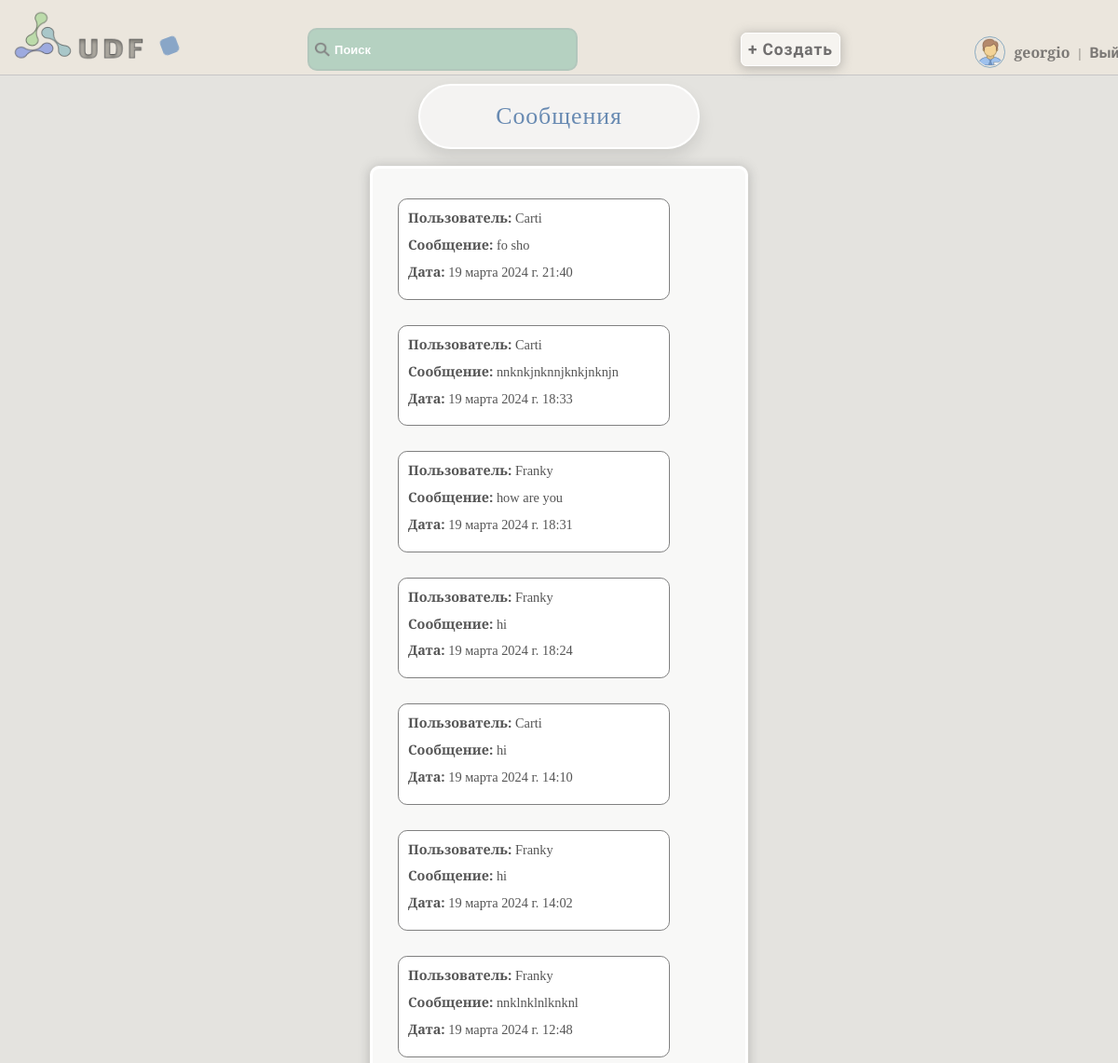
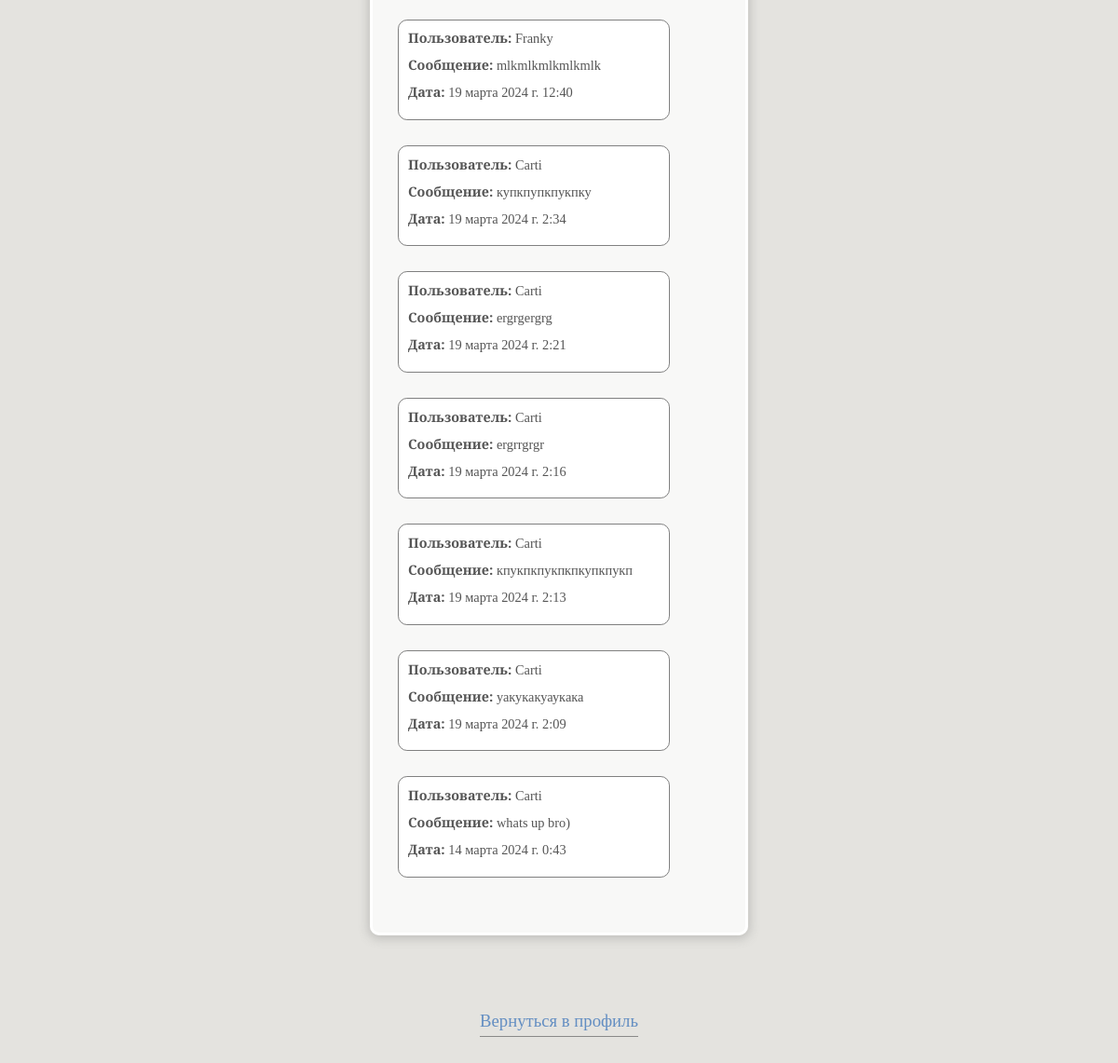
The page /accounts/inbox/ (signed in) on the database its author committed (2 pictures, top to bottom).
### accounts/models.py (models this page shows, shortened)
class User(AbstractUser):
    username = models.CharField(max_length=150, unique=True, verbose_name='Имя')
    password = models.CharField(max_length=128, null=False, blank=False, verbose_name='Пароль')
    bio = models.TextField(blank=True, verbose_name='Биография')
    country = models.CharField(max_length=50, blank=True, verbose_name='Страна')
    city = models.CharField(max_length=50, blank=True, verbose_name='Город')
    is_online = models.BooleanField(default=False, verbose_name='Статус')
    occupation = models.CharField(max_length=50, blank=True, verbose_name='Род деятельности')
    avatar = models.ImageField(upload_to='avatars', blank=True, verbose_name='Аватар')
    date_joined = models.DateTimeField(auto_now_add=True, verbose_name='Дата')
    email = models.EmailField(unique=True)
    gender_choices = [
        ('M', 'Мужской'),
        ('F', 'Женский'),
    ]
    gender = models.CharField(max_length=1, choices=gender_choices, blank=True, verbose_name='Пол')
    age = models.IntegerField(blank=True, null=True, verbose_name='Возраст')
    last_login = models.DateTimeField(default=timezone.now)
    groups = None
    user_permissions = None
    def is_online(self):
        return (timezone.now() - self.last_login).seconds < 3600

class Message(models.Model):
    sender = models.ForeignKey(User, related_name='sent_messages', on_delete=models.CASCADE)
    recipient = models.ForeignKey(User, related_name='received_messages', on_delete=models.CASCADE)
    content = models.TextField()
    timestamp = models.DateTimeField(auto_now_add=True)
    is_read = models.BooleanField(default=False)

### accounts/views.py (the view)
# urls.py: path('inbox/', inbox, name='inbox'),
@login_required
def inbox(request):
    unread_messages = Message.objects.filter(recipient=request.user, is_read=False)
    for message in unread_messages:
        message.is_read = True
        message.save()
    messages = Message.objects.filter(recipient=request.user).order_by('-timestamp')
    return render(request, 'messages/inbox.html', {'messages': messages})

### accounts/templates/messages/inbox.html
{% extends 'core/base.html' %}
{% block content %}
  <h1>Сообщения</h1>
  <div class="inbox-message">
  {% if messages %}
    <ul>
      {% for message in messages %}
        <li>
          <strong>Пользователь:</strong> {{ message.sender.username }}<br>
          <strong>Сообщение:</strong> {{ message.content }}<br>
          <strong>Дата:</strong> {{ message.timestamp }}
        </li>
      {% endfor %}
    </ul>
  {% else %}
    <p>Сообщений нет</p>
  {% endif %}
</div>
<a class="back-profile" href="{% url 'bio_view' %}">Вернуться в профиль</a>
{% endblock %}

### core/templates/core/base.html (shortened to what this page needs)
<!DOCTYPE html>
{% load static %}
<html lang="en">
<head>
    <link rel="stylesheet" href="{% static 'css/style.css' %}">
    <link rel="stylesheet" href="{% static 'css/media_window.css' %}">
</head>
<body class="loaded">
<div class="menu">
    <div class="wrap">
        <div class="logo" id="logo_animated">
            <a class="logo-menu" href="{% url 'base_with_articles' %}"><img src="{% static 'images/logo.png' %}" alt="logo"></a>
        </div>
        <div class="shape"></div>
        <ul>
            <li>
                <label class="search-icon">
                    <img src="{% static 'images/search.png' %}" alt="Search">
                </label>
                <input class="search-input" type="text" placeholder="Поиск" id="search-input">
            </li>
            <li>
                <a class="add-button" href="{% url 'add_article' %}">
                    <button class="animated_bt" type="button">+ Создать</button>
                </a>
            </li>
            {% if user.is_authenticated %}
            {% if not is_public_profile %}
            <li>
                {% if user.avatar %}
                 <img class="menu-avatar" src="{{ user.avatar.url }}" alt="{{ user.username }} Avatar">
                 {% else %}
                 <img class="menu-avatar" src="{% static 'images/standart_img.png' %}" alt="Default Avatar">
                {% endif %}
                <a  style="font-family:Spectral SC,serif;" href="{% url 'user_profile' %}">{{ user.username }}</a> | <a  href="{% url 'logout' %}">Выйти</a>
            </li>
            {% endif %}
            {% endif %}
        </ul>
    </div>
</div>
<div class="container">
    <div class="wrap">
        {% block content %}{% endblock %}
    </div>
</body>
</html>

### core/static/css/style.css (style rules this page uses)
body { margin: 0; padding: 0; background: rgba(93, 82, 57, 0.16); zoom: 0.9; height: 100vh; opacity: 0; }
.menu .wrap { display: flex; position: fixed; z-index: 1000; flex-wrap: nowrap; width: 100%; justify-content: space-between; align-items: center; border-bottom: 2px solid rgb(199, 198, 198); padding: 11px; background: rgba(236, 231, 221, 0.93); }
.menu .logo-menu, .menu ul { display: inline-block; vertical-align: middle; }
.menu ul { flex-grow: 1; display: flex; list-style: none; padding: 0; margin: 0; align-items: baseline; justify-content: space-evenly; }
.menu ul li:last-child { margin-right: 0; position: relative; left: 11%; top: 16px; }
.menu ul li:first-child { margin-right: 0; position: relative; left: 1%; top: 11px; }
.menu ul li:nth-child(2) { margin-right: 0; position: relative; left: 7%; top: 12px; }
ul input { padding: 14px; border-radius: 11px; width: 290px; background: rgba(163, 201, 184, 0.74); color: #646363; margin-right: 11px; font-size: 1em; font-weight: bold; border: 3px solid rgba(171, 170, 170, 0.24); text-indent: 16px; transition: background-color ease-in-out 0.3s; }
.search-input::placeholder { color: #ffffff; font-size: 0.9em; }
ul button { padding: 8px; border-radius: 7px; background: rgba(255, 255, 255, 0.57); font-size: 1.1em; font-family: Play, serif; font-weight: bold; letter-spacing: 1px; box-shadow: 0 2px 12px 2px rgba(112, 110, 110, 0.36); color: rgba(82, 81, 81, 0.82); border: 1px solid rgb(255, 255, 255); transition: background-color ease-in-out 0.3s, color ease-in-out 0.3s; }
.menu ul li a { text-decoration: none; color: rgba(65, 64, 64, 0.66); font-weight: bold; font-size: 1.1em; font-family: Play, serif; padding: 6px; transition: color ease-in-out 0.3s; }
.search-icon { position: relative; left:10%; top: 3px; padding:7px; }
.logo-menu { opacity: 0.9; transition: opacity ease-in-out 0.3s; overflow: hidden; }
ul { list-style: none; font-family: Spectral SC, serif; font-weight: 300; color: rgba(59, 58, 53, 0.71); }
.container .wrap { display: flex; flex-direction: column; align-items: center; justify-content: center; }
label, #id_username { color: rgba(100, 100, 100, 0.7); font-weight: bold; font-family: Roboto Condensed, serif; }
.shape { background-color: rgba(113, 150, 194, 0.8); margin-top: 20px; transition: background-color 2.2s ease; animation: colorChange 3s infinite alternate ease-in-out; }
h1 { font-family: Spectral SC, serif; font-size: 1.8em; font-weight: 500; color: rgb(104, 138, 178); border: 3px solid rgb(255, 255, 255); box-shadow: 0 10px 20px rgba(0, 0, 0, 0.1); background-color: rgba(255, 255, 255, 0.6); }
h1,.span-welcome { box-sizing: border-box; text-align: center; padding: 20px 90px; border-radius: 50px; letter-spacing: 1px; }
.menu-avatar { width: 33px; height: 33px; padding: 1px; border-radius: 50%; border: 2px solid rgba(9, 90, 154, 0.53); opacity: 0.8; margin: 0 auto; transform: translateY(11px); }
h1 { margin: 100px auto 0; }
.inbox-message { padding: 20px 90px; background-color: rgba(255, 255, 255, 0.761); border-radius: 11px; margin: 20px; box-sizing: border-box; border: 4px solid white; box-shadow: 0 2px 12px 2px rgba(112, 110, 110, 0.306); }
.inbox-message ul { display: flex; flex-direction: column; margin-left: -100px; }
.inbox-message li { margin-bottom: 30px; padding: 11px; background-color:white; border: 1px solid gray; border-radius: 11px; width: 300px; font-family: Spectral SC, serif; color: rgba(42, 42, 42, 0.796); }
.inbox-message strong { margin-bottom: 11px; display: inline-block; word-break: break-word; }
.back-profile { text-decoration: none; color: rgb(99, 142, 194); border-bottom: 1px solid #898988; height: 30px; font-size: 1.3em; margin-top: 70px; }

### rows shown on the page
User: username "georgio"
Message: sender.username "Carti", content "fo sho", timestamp "19 марта 2024 г. 21:40"
Message: sender.username "Carti", content "nnknkjnknnjknkjnknjn", timestamp "19 марта 2024 г. 18:33"
Message: sender.username "Franky", content "how are you", timestamp "19 марта 2024 г. 18:31"
Message: sender.username "Franky", content "hi", timestamp "19 марта 2024 г. 18:24"
Message: sender.username "Carti", content "hi", timestamp "19 марта 2024 г. 14:10"
Message: sender.username "Franky", content "hi", timestamp "19 марта 2024 г. 14:02"
Message: sender.username "Franky", content "nnklnklnlknknl", timestamp "19 марта 2024 г. 12:48"
Message: sender.username "Franky", content "mlkmlkmlkmlkmlk", timestamp "19 марта 2024 г. 12:40"
Message: sender.username "Carti", content "купкпупкпукпку", timestamp "19 марта 2024 г. 2:34"
Message: sender.username "Carti", content "ergrgergrg", timestamp "19 марта 2024 г. 2:21"
Message: sender.username "Carti", content "ergrrgrgr", timestamp "19 марта 2024 г. 2:16"
Message: sender.username "Carti", content "кпукпкпукпкпкупкпукп", timestamp "19 марта 2024 г. 2:13"
Message: sender.username "Carti", content "уакукакуаукака", timestamp "19 марта 2024 г. 2:09"
Message: sender.username "Carti", content "whats up bro)", timestamp "14 марта 2024 г. 0:43"
